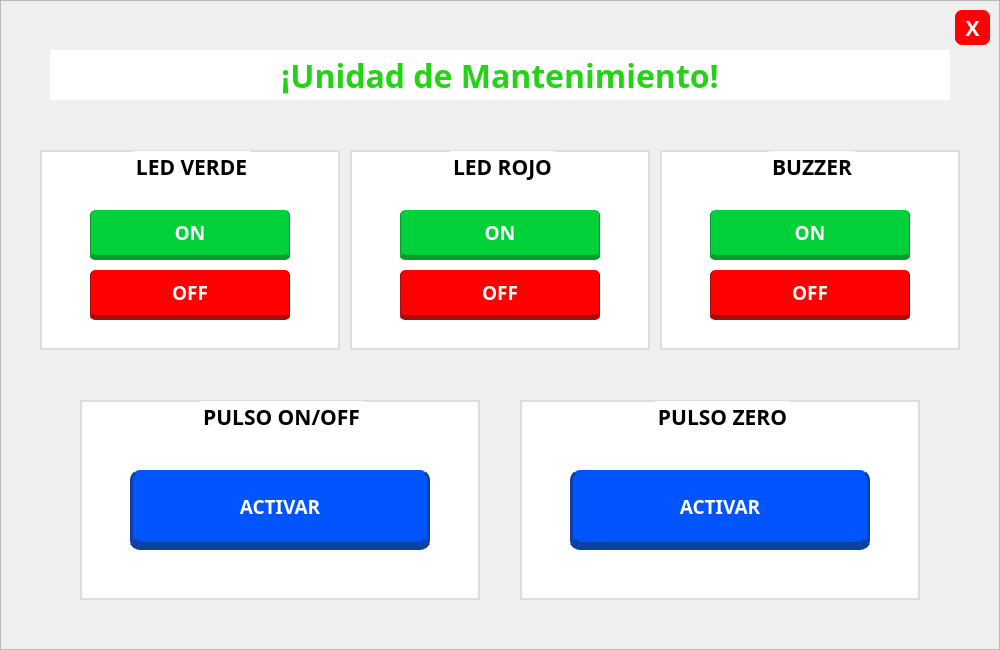
   <widget class="QFrame" name="frmAlertaUnidadDeMantenimiento">
    <property name="geometry">
     <rect>
      <x>460</x>
      <y>215</y>
      <width>1000</width>
      <height>650</height>
     </rect>
    </property>
    <property name="styleSheet">
     <string notr="true">#frmAlertaUnidadDeMantenimiento{background-color: rgb(255, 255, 255);
color: rgb(0, 0, 0);
border:none;
border-radius: 10px;
border: 2px solid #D9D9D9;}</string>
    </property>
    <property name="frameShape">
     <enum>QFrame::StyledPanel</enum>
    </property>
    <property name="frameShadow">
     <enum>QFrame::Raised</enum>
    </property>
    <widget class="QLabel" name="lblAlertaTitulo">
     <property name="geometry">
      <rect>
       <x>50</x>
       <y>50</y>
       <width>900</width>
       <height>50</height>
      </rect>
     </property>
     <property name="font">
      <font>
       <family>Poppins</family>
       <pointsize>24</pointsize>
       <weight>75</weight>
       <bold>true</bold>
      </font>
     </property>
     <property name="styleSheet">
      <string notr="true">color: #24D315;
background-color: rgb(255, 255, 255);</string>
     </property>
     <property name="text">
      <string>¡Unidad de Mantenimiento!</string>
     </property>
     <property name="alignment">
      <set>Qt::AlignCenter</set>
     </property>
    </widget>
    <widget class="QPushButton" name="btnCerrarFrmAlerta">
     <property name="geometry">
      <rect>
       <x>955</x>
       <y>10</y>
       <width>35</width>
       <height>35</height>
      </rect>
     </property>
     <property name="font">
      <font>
       <family>Poppins</family>
       <pointsize>16</pointsize>
       <weight>75</weight>
       <bold>true</bold>
      </font>
     </property>
     <property name="cursor">
      <cursorShape>PointingHandCursor</cursorShape>
     </property>
     <property name="styleSheet">
      <string notr="true">background-color: rgb(255, 0, 4);
color: rgb(255, 255, 255);
border:none;
border-radius: 7px;</string>
     </property>
     <property name="text">
      <string>X</string>
     </property>
    </widget>
    <widget class="QGroupBox" name="groupBoxLedVerde">
     <property name="geometry">
      <rect>
       <x>40</x>
       <y>150</y>
       <width>300</width>
       <height>200</height>
      </rect>
     </property>
     <property name="font">
      <font>
       <family>Poppins</family>
       <pointsize>16</pointsize>
       <weight>75</weight>
       <bold>true</bold>
      </font>
     </property>
     <property name="styleSheet">
      <string notr="true">background-color: rgb(255, 255, 255);
border: 2px solid #ddd;</string>
     </property>
     <property name="title">
      <string>LED VERDE</string>
     </property>
     <property name="alignment">
      <set>Qt::AlignCenter</set>
     </property>
     <widget class="QPushButton" name="btnOffLedVerde">
      <property name="geometry">
       <rect>
        <x>50</x>
        <y>120</y>
        <width>200</width>
        <height>50</height>
       </rect>
      </property>
      <property name="font">
       <font>
        <family>Poppins</family>
        <pointsize>14</pointsize>
        <weight>75</weight>
        <bold>true</bold>
       </font>
      </property>
      <property name="cursor">
       <cursorShape>PointingHandCursor</cursorShape>
      </property>
      <property name="styleSheet">
       <string notr="true">QPushButton{
	background-color: #FF0000;
	color: rgb(255, 255, 255);
	border:none;
	border-radius: 5px;
	border-left: 1px solid #A10F0F;
	border-right: 1px solid #A10F0F;
	border-bottom: 5px solid #A10F0F;
}
QPushButton:hover{
	background-color: #FF4C4C;
}
QPushButton:pressed{
	background-color: #D90000;
}</string>
      </property>
      <property name="text">
       <string>OFF</string>
      </property>
     </widget>
     <widget class="QPushButton" name="btnOnLedVerde">
      <property name="geometry">
       <rect>
        <x>50</x>
        <y>60</y>
        <width>200</width>
        <height>50</height>
       </rect>
      </property>
      <property name="font">
       <font>
        <family>Poppins</family>
        <pointsize>14</pointsize>
        <weight>75</weight>
        <bold>true</bold>
       </font>
      </property>
      <property name="cursor">
       <cursorShape>PointingHandCursor</cursorShape>
      </property>
      <property name="styleSheet">
       <string notr="true">QPushButton{
	background-color: #00D139;
	color: rgb(255, 255, 255);
	border:none;
	border-radius: 5px;
	border-left: 1px solid #089930;
	border-right: 1px solid #089930;
	border-bottom: 5px solid #089930;
}
QPushButton:hover{
	background-color: #20E355;
}
QPushButton:pressed{
	background-color: #14BC43;
}</string>
      </property>
      <property name="text">
       <string>ON</string>
      </property>
     </widget>
    </widget>
    <widget class="QGroupBox" name="groupBoxLedRojo">
     <property name="geometry">
      <rect>
       <x>350</x>
       <y>150</y>
       <width>300</width>
       <height>200</height>
      </rect>
     </property>
     <property name="font">
      <font>
       <family>Poppins</family>
       <pointsize>16</pointsize>
       <weight>75</weight>
       <bold>true</bold>
      </font>
     </property>
     <property name="styleSheet">
      <string notr="true">background-color: rgb(255, 255, 255);
border: 2px solid #ddd;</string>
     </property>
     <property name="title">
      <string>LED ROJO</string>
     </property>
     <property name="alignment">
      <set>Qt::AlignCenter</set>
     </property>
     <widget class="QPushButton" name="btnOffLedRojo">
      <property name="geometry">
       <rect>
        <x>50</x>
        <y>120</y>
        <width>200</width>
        <height>50</height>
       </rect>
      </property>
      <property name="font">
       <font>
        <family>Poppins</family>
        <pointsize>14</pointsize>
        <weight>75</weight>
        <bold>true</bold>
       </font>
      </property>
      <property name="cursor">
       <cursorShape>PointingHandCursor</cursorShape>
      </property>
      <property name="styleSheet">
       <string notr="true">QPushButton{
	background-color: #FF0000;
	color: rgb(255, 255, 255);
	border:none;
	border-radius: 5px;
	border-left: 1px solid #A10F0F;
	border-right: 1px solid #A10F0F;
	border-bottom: 5px solid #A10F0F;
}
QPushButton:hover{
	background-color: #FF4C4C;
}
QPushButton:pressed{
	background-color: #D90000;
}</string>
      </property>
      <property name="text">
       <string>OFF</string>
      </property>
     </widget>
     <widget class="QPushButton" name="btnOnLedRojo">
      <property name="geometry">
       <rect>
        <x>50</x>
        <y>60</y>
        <width>200</width>
        <height>50</height>
       </rect>
      </property>
      <property name="font">
       <font>
        <family>Poppins</family>
        <pointsize>14</pointsize>
        <weight>75</weight>
        <bold>true</bold>
       </font>
      </property>
      <property name="cursor">
       <cursorShape>PointingHandCursor</cursorShape>
      </property>
      <property name="styleSheet">
       <string notr="true">QPushButton{
	background-color: #00D139;
	color: rgb(255, 255, 255);
	border:none;
	border-radius: 5px;
	border-left: 1px solid #089930;
	border-right: 1px solid #089930;
	border-bottom: 5px solid #089930;
}
QPushButton:hover{
	background-color: #20E355;
}
QPushButton:pressed{
	background-color: #14BC43;
}</string>
      </property>
      <property name="text">
       <string>ON</string>
      </property>
     </widget>
    </widget>
    <widget class="QGroupBox" name="groupBoxBuzzer">
     <property name="geometry">
      <rect>
       <x>660</x>
       <y>150</y>
       <width>300</width>
       <height>200</height>
      </rect>
     </property>
     <property name="font">
      <font>
       <family>Poppins</family>
       <pointsize>16</pointsize>
       <weight>75</weight>
       <bold>true</bold>
      </font>
     </property>
     <property name="styleSheet">
      <string notr="true">background-color: rgb(255, 255, 255);
border: 2px solid #ddd;</string>
     </property>
     <property name="title">
      <string>BUZZER</string>
     </property>
     <property name="alignment">
      <set>Qt::AlignCenter</set>
     </property>
     <widget class="QPushButton" name="btnOffBuzzer">
      <property name="geometry">
       <rect>
        <x>50</x>
        <y>120</y>
        <width>200</width>
        <height>50</height>
       </rect>
      </property>
      <property name="font">
       <font>
        <family>Poppins</family>
        <pointsize>14</pointsize>
        <weight>75</weight>
        <bold>true</bold>
       </font>
      </property>
      <property name="cursor">
       <cursorShape>PointingHandCursor</cursorShape>
      </property>
      <property name="styleSheet">
       <string notr="true">QPushButton{
	background-color: #FF0000;
	color: rgb(255, 255, 255);
	border:none;
	border-radius: 5px;
	border-left: 1px solid #A10F0F;
	border-right: 1px solid #A10F0F;
	border-bottom: 5px solid #A10F0F;
}
QPushButton:hover{
	background-color: #FF4C4C;
}
QPushButton:pressed{
	background-color: #D90000;
}</string>
      </property>
      <property name="text">
       <string>OFF</string>
      </property>
     </widget>
     <widget class="QPushButton" name="btnOnBuzzer">
      <property name="geometry">
       <rect>
        <x>50</x>
        <y>60</y>
        <width>200</width>
        <height>50</height>
       </rect>
      </property>
      <property name="font">
       <font>
        <family>Poppins</family>
        <pointsize>14</pointsize>
        <weight>75</weight>
        <bold>true</bold>
       </font>
      </property>
      <property name="cursor">
       <cursorShape>PointingHandCursor</cursorShape>
      </property>
      <property name="styleSheet">
       <string notr="true">QPushButton{
	background-color: #00D139;
	color: rgb(255, 255, 255);
	border:none;
	border-radius: 5px;
	border-left: 1px solid #089930;
	border-right: 1px solid #089930;
	border-bottom: 5px solid #089930;
}
QPushButton:hover{
	background-color: #20E355;
}
QPushButton:pressed{
	background-color: #14BC43;
}</string>
      </property>
      <property name="text">
       <string>ON</string>
      </property>
     </widget>
    </widget>
    <widget class="QGroupBox" name="groupBoxOnOff">
     <property name="geometry">
      <rect>
       <x>80</x>
       <y>400</y>
       <width>400</width>
       <height>200</height>
      </rect>
     </property>
     <property name="font">
      <font>
       <family>Poppins</family>
       <pointsize>16</pointsize>
       <weight>75</weight>
       <bold>true</bold>
      </font>
     </property>
     <property name="styleSheet">
      <string notr="true">background-color: rgb(255, 255, 255);
border: 2px solid #ddd;</string>
     </property>
     <property name="title">
      <string>PULSO ON/OFF</string>
     </property>
     <property name="alignment">
      <set>Qt::AlignCenter</set>
     </property>
     <widget class="QPushButton" name="btnActivaPulsoOnOff">
      <property name="geometry">
       <rect>
        <x>50</x>
        <y>70</y>
        <width>300</width>
        <height>80</height>
       </rect>
      </property>
      <property name="font">
       <font>
        <family>Poppins</family>
        <pointsize>14</pointsize>
        <weight>75</weight>
        <bold>true</bold>
       </font>
      </property>
      <property name="cursor">
       <cursorShape>PointingHandCursor</cursorShape>
      </property>
      <property name="styleSheet">
       <string notr="true">QPushButton {
    background-color: #0055FF;
    color: rgb(255, 255, 255);
    border: none;
    border-radius: 10px;
    border-left: 3px solid #1040A2;
    border-right: 3px solid #1040A2;
    border-bottom: 8px solid #1040A2;
}

QPushButton:hover {
    background-color: #4683FF;
}

QPushButton:pressed {
    background-color: #0649D1;
}</string>
      </property>
      <property name="text">
       <string>ACTIVAR</string>
      </property>
     </widget>
    </widget>
    <widget class="QGroupBox" name="groupBoxZero">
     <property name="geometry">
      <rect>
       <x>520</x>
       <y>400</y>
       <width>400</width>
       <height>200</height>
      </rect>
     </property>
     <property name="font">
      <font>
       <family>Poppins</family>
       <pointsize>16</pointsize>
       <weight>75</weight>
       <bold>true</bold>
      </font>
     </property>
     <property name="styleSheet">
      <string notr="true">background-color: rgb(255, 255, 255);
border: 2px solid #ddd;</string>
     </property>
     <property name="title">
      <string>PULSO ZERO</string>
     </property>
     <property name="alignment">
      <set>Qt::AlignCenter</set>
     </property>
     <widget class="QPushButton" name="btnActivaPulsoZero">
      <property name="geometry">
       <rect>
        <x>50</x>
        <y>70</y>
        <width>300</width>
        <height>80</height>
       </rect>
      </property>
      <property name="font">
       <font>
        <family>Poppins</family>
        <pointsize>14</pointsize>
        <weight>75</weight>
        <bold>true</bold>
       </font>
      </property>
      <property name="cursor">
       <cursorShape>PointingHandCursor</cursorShape>
      </property>
      <property name="styleSheet">
       <string notr="true">QPushButton {
    background-color: #0055FF;
    color: rgb(255, 255, 255);
    border: none;
    border-radius: 10px;
    border-left: 3px solid #1040A2;
    border-right: 3px solid #1040A2;
    border-bottom: 8px solid #1040A2;
}

QPushButton:hover {
    background-color: #4683FF;
}

QPushButton:pressed {
    background-color: #0649D1;
}</string>
      </property>
      <property name="text">
       <string>ACTIVAR</string>
      </property>
     </widget>
    </widget>
   </widget>
